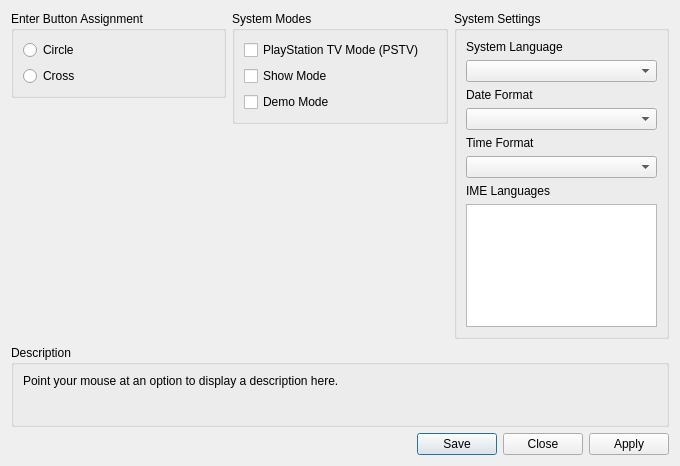
						<widget class="QWidget" name="system_tab">
							<attribute name="title">
								<string>System</string>
							</attribute>
							<layout class="QVBoxLayout" name="system_tab_layout" stretch="4,1,0">
								<item>
									<layout class="QHBoxLayout" name="system_tab_content_layout" stretch="1,1,1">
										<item>
											<layout class="QVBoxLayout" name="system_tab_left">
												<item>
													<widget class="QGroupBox" name="gb_enter_button">
														<property name="title">
															<string>Enter Button Assignment</string>
														</property>
														<layout class="QVBoxLayout" name="gb_enter_button_layout">
															<item>
																<widget class="QRadioButton" name="enter_button_circle">
																	<property name="text">
																		<string>Circle</string>
																	</property>
																</widget>
															</item>
															<item>
																<widget class="QRadioButton" name="enter_button_cross">
																	<property name="text">
																		<string>Cross</string>
																	</property>
																</widget>
															</item>
														</layout>
													</widget>
												</item>
												<item>
													<spacer name="system_tab_left_spacer">
														<property name="orientation">
															<enum>Qt::Orientation::Vertical</enum>
														</property>
														<property name="sizeHint" stdset="0">
															<size>
																<width>0</width>
																<height>0</height>
															</size>
														</property>
													</spacer>
												</item>
											</layout>
										</item>
										<item>
											<layout class="QVBoxLayout" name="system_tab_middle">
												<item>
													<widget class="QGroupBox" name="gb_system_modes">
														<property name="title">
															<string>System Modes</string>
														</property>
														<layout class="QVBoxLayout" name="gb_system_modes_layout">
															<item>
																<widget class="QCheckBox" name="pstv_mode">
																	<property name="text">
																		<string>PlayStation TV Mode (PSTV)</string>
																	</property>
																</widget>
															</item>
															<item>
																<widget class="QCheckBox" name="show_mode">
																	<property name="text">
																		<string>Show Mode</string>
																	</property>
																</widget>
															</item>
															<item>
																<widget class="QCheckBox" name="demo_mode">
																	<property name="text">
																		<string>Demo Mode</string>
																	</property>
																</widget>
															</item>
														</layout>
													</widget>
												</item>
												<item>
													<spacer name="system_tab_middle_spacer">
														<property name="orientation">
															<enum>Qt::Orientation::Vertical</enum>
														</property>
														<property name="sizeHint" stdset="0">
															<size>
																<width>0</width>
																<height>0</height>
															</size>
														</property>
													</spacer>
												</item>
											</layout>
										</item>
										<item>
											<layout class="QVBoxLayout" name="system_tab_right">
												<item>
													<widget class="QGroupBox" name="gb_system_settings">
														<property name="title">
															<string>System Settings</string>
														</property>
														<layout class="QVBoxLayout" name="gb_system_settings_layout">
															<item>
																<widget class="QLabel" name="label_sys_lang">
																	<property name="text">
																		<string>System Language</string>
																	</property>
																</widget>
															</item>
															<item>
																<widget class="QComboBox" name="sys_lang_box"/>
															</item>
															<item>
																<widget class="QLabel" name="label_sys_date_format">
																	<property name="text">
																		<string>Date Format</string>
																	</property>
																</widget>
															</item>
															<item>
																<widget class="QComboBox" name="sys_date_format_box"/>
															</item>
															<item>
																<widget class="QLabel" name="label_sys_time_format">
																	<property name="text">
																		<string>Time Format</string>
																	</property>
																</widget>
															</item>
															<item>
																<widget class="QComboBox" name="sys_time_format_box"/>
															</item>
															<item>
																<widget class="QLabel" name="label_ime_langs">
																	<property name="text">
																		<string>IME Languages</string>
																	</property>
																</widget>
															</item>
															<item>
																<widget class="QListWidget" name="ime_langs_list">
																	<property name="maximumSize">
																		<size>
																			<width>16777215</width>
																			<height>150</height>
																		</size>
																	</property>
																</widget>
															</item>
														</layout>
													</widget>
												</item>
												<item>
													<spacer name="system_tab_right_spacer">
														<property name="orientation">
															<enum>Qt::Orientation::Vertical</enum>
														</property>
														<property name="sizeHint" stdset="0">
															<size>
																<width>0</width>
																<height>0</height>
															</size>
														</property>
													</spacer>
												</item>
											</layout>
										</item>
									</layout>
								</item>
								<item>
									<widget class="QGroupBox" name="gb_description_system">
										<property name="title">
											<string>Description</string>
										</property>
										<layout class="QVBoxLayout" name="gb_description_system_layout">
											<item>
												<widget class="QLabel" name="description_system">
													<property name="text">
														<string>Point your mouse at an option to display a description here.</string>
													</property>
													<property name="textFormat">
														<enum>Qt::TextFormat::PlainText</enum>
													</property>
													<property name="alignment">
														<set>Qt::AlignmentFlag::AlignLeading|Qt::AlignmentFlag::AlignLeft|Qt::AlignmentFlag::AlignTop</set>
													</property>
													<property name="wordWrap">
														<bool>true</bool>
													</property>
												</widget>
											</item>
										</layout>
									</widget>
								</item>
								<item>
									<widget class="QDialogButtonBox" name="button_box_system">
										<property name="standardButtons">
											<set>QDialogButtonBox::StandardButton::Apply|QDialogButtonBox::StandardButton::Close|QDialogButtonBox::StandardButton::Save</set>
										</property>
									</widget>
								</item>
							</layout>
						</widget>
